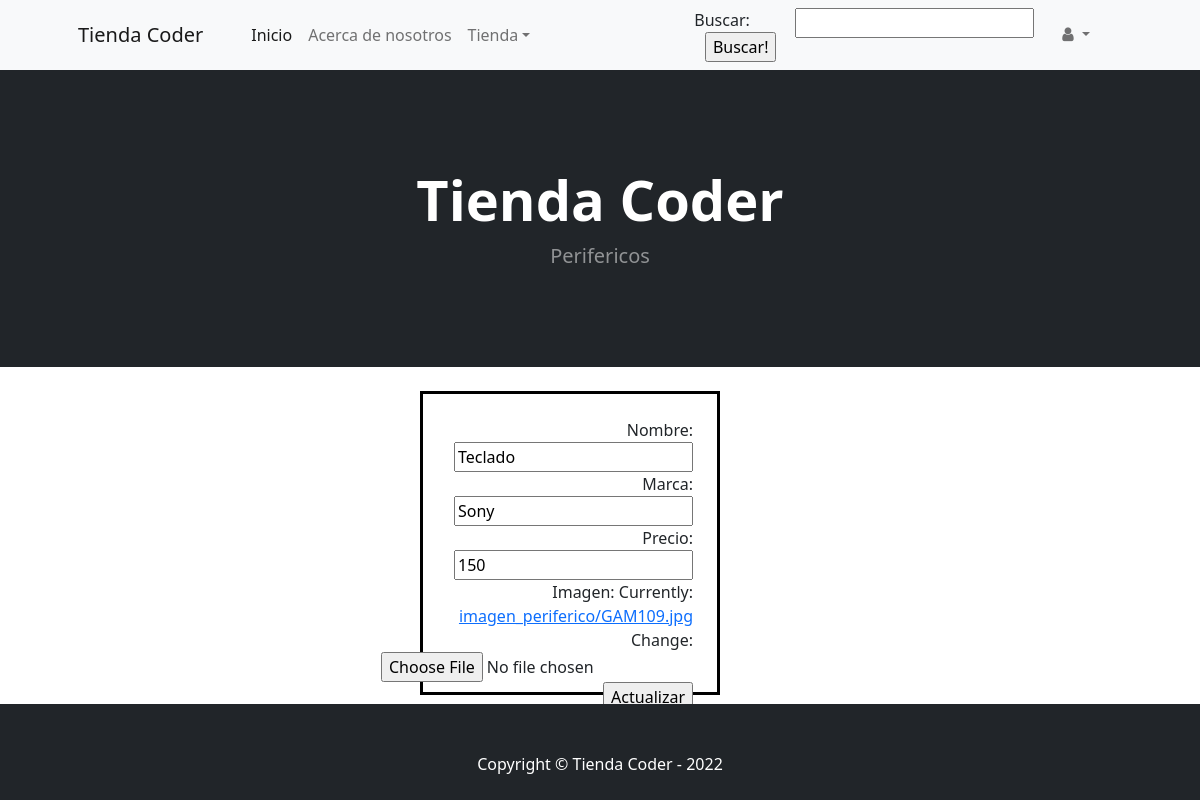
Before: /Tienda_Coder/periferico_editar/7/ with the older database file.
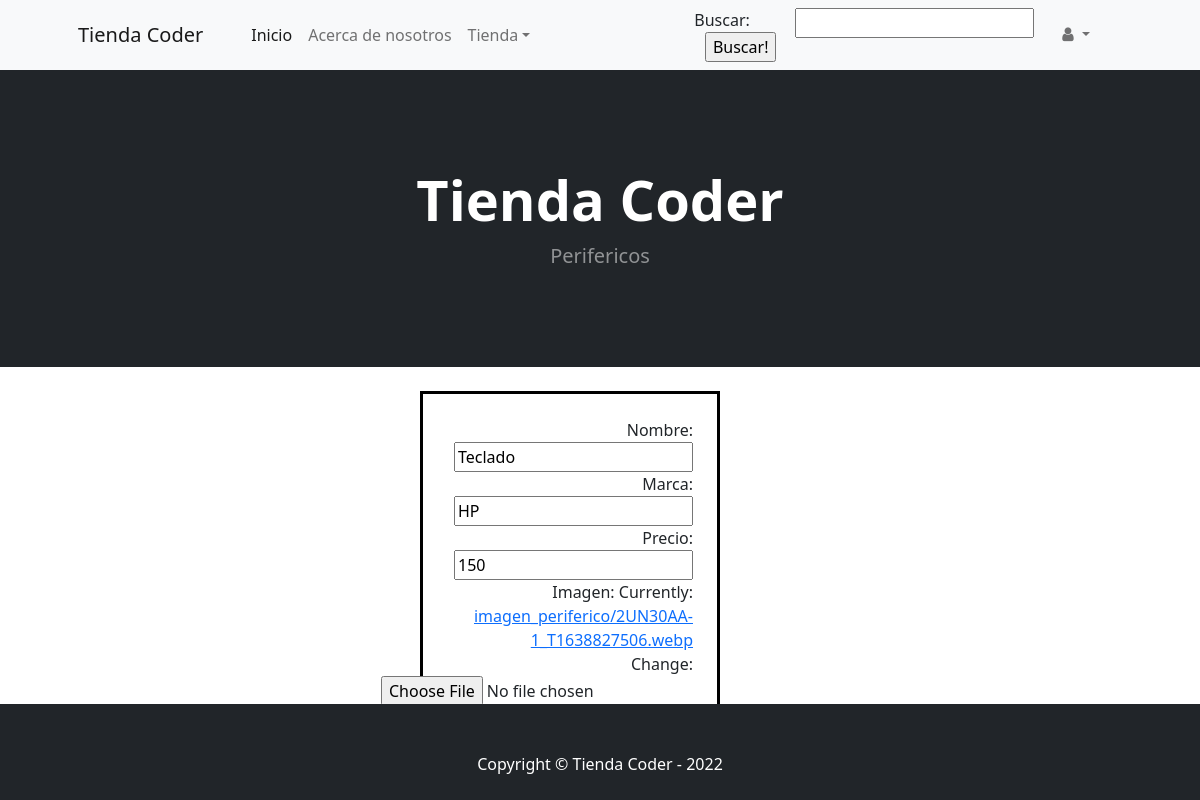
After: the same page with the newer database file.
### Tienda_Coder/models.py (models this page shows)
class Perifericos(models.Model):
    nombre = models.CharField(max_length=30)
    marca = models.CharField(max_length=20)
    precio = models.IntegerField()
    imagen = models.ImageField(upload_to='imagen_periferico', null='True', blank='True')

### Tienda_Coder/views.py (the view)
# urls.py: path('Tienda_Coder/periferico_editar/<id>/', Editar_Periferico, name='periferico_editar'),
def Editar_Periferico(request, id):
    periferico = Perifericos.objects.get(id=id)
    if request.method == 'POST':
        form = Perifericos_Form(request.POST, request.FILES)
        if form.is_valid():
            data = form.cleaned_data
            periferico.nombre = data['nombre']
            periferico.marca = data['marca']
            periferico.precio = data['precio']
            periferico.imagen = data['imagen']
            periferico.save()
            return redirect('perifericos')
        else:
            return render(request, 'Tienda_Coder/periferico_editar.html', {'form': form, 'errores': form.errors})
    else:
        form = Perifericos_Form(initial={'nombre': periferico.nombre, 'marca': periferico.marca, 'precio': periferico.precio, 'imagen': periferico.imagen})
        return render(request, 'Tienda_Coder/periferico_editar.html', {'form': form, 'errores': ''})

### Tienda_Coder/forms.py
class Perifericos_Form(forms.Form):
    nombre = forms.CharField()
    marca = forms.CharField()
    precio = forms.IntegerField()
    imagen = forms.ImageField()

### Tienda_Coder/templates/Tienda_Coder/periferico_editar.html (shortened to what this page needs)
{% extends 'Tienda_Coder/base.html' %}
{% load static %}
{% block titulo %}
                    <h1 class="display-4 fw-bolder">Tienda Coder</h1>
                    <p class="lead fw-normal text-white-50 mb-0">Perifericos</p>
{% endblock %}
{% block contenido %}
<form method="post" enctype="multipart/form-data">
    <div class="fromularios">
    {{ form.as_p }}
    <input type="submit" value="Actualizar">
</div>
</form>
{% endblock %}

Changed rows visible on the page:
changed Perifericos "Teclado": marca "Sony" → "HP"
Other visible differences:
form field value: "Actualizar" → (not shown)
text no longer shown: "Nombre: Marca: Precio: Imagen: Currently: imagen_periferico/GAM109.jpg Change:"
text now shown: "Nombre: Marca: Precio: Imagen: Currently: imagen_periferico/2UN30AA-1_T1638827506.webp Change:"
